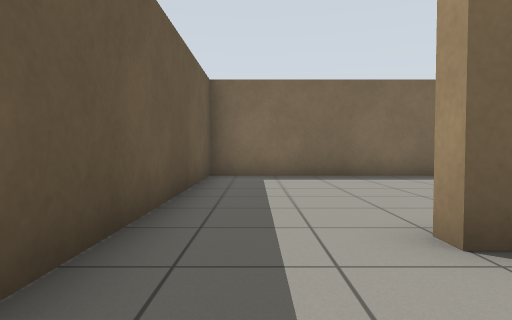
View 1 (above)

13 first-person views from a walk through a Gazebo world. The camera is 0.72 m above the floor, tilts 2° down and sees 75° across. The floor is counted in squares, 1 m on a side. Each view is taken from the middle of a square. On the plan, view 1 faces up. The plan holds only what a view shows up to about 10 squares ahead; the rest is blank.

View 2
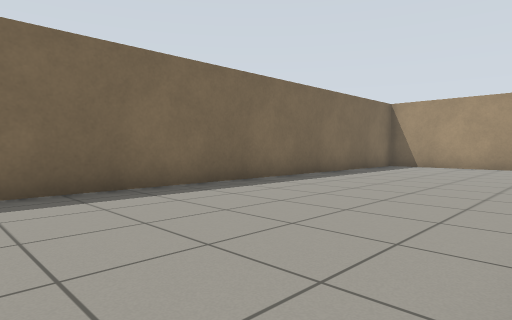

View 3
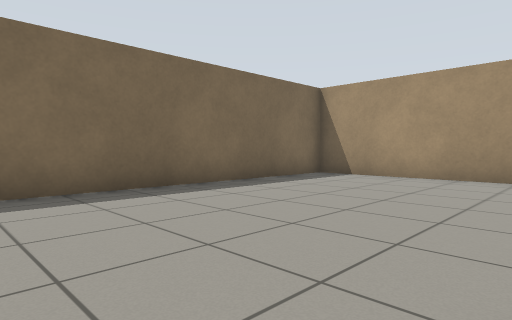

View 4
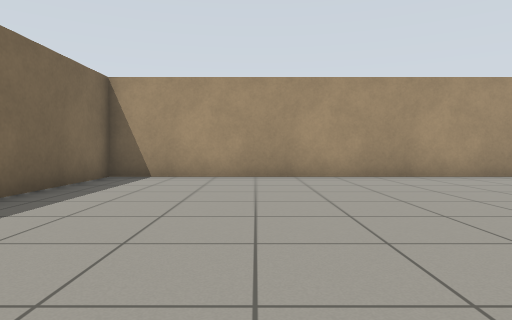

View 5
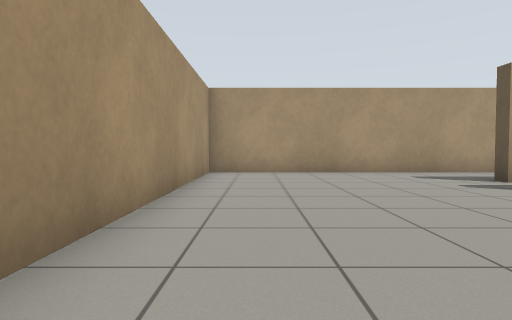

View 6
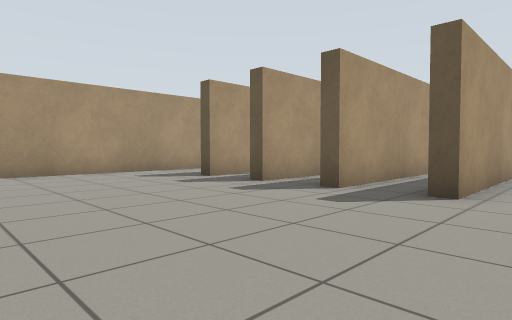

View 7
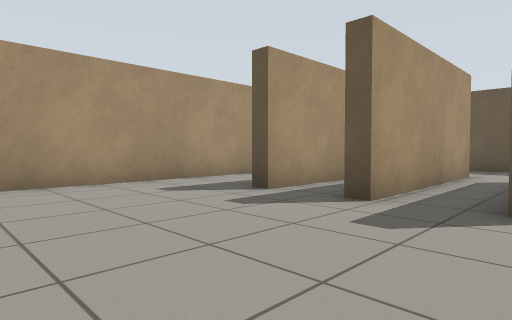

View 8
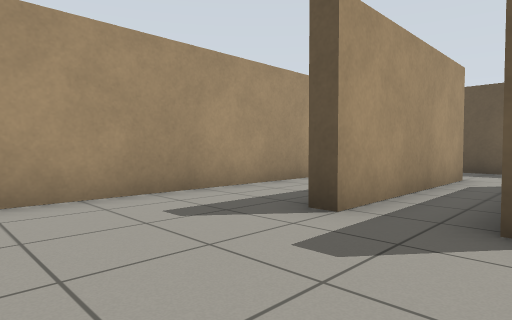

View 9
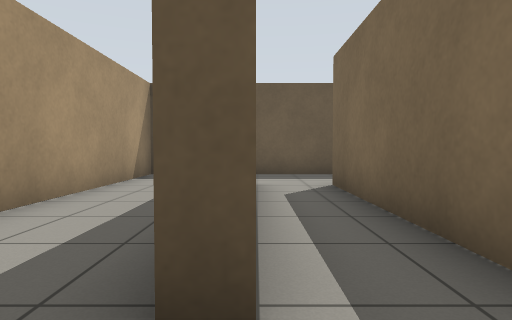

View 10
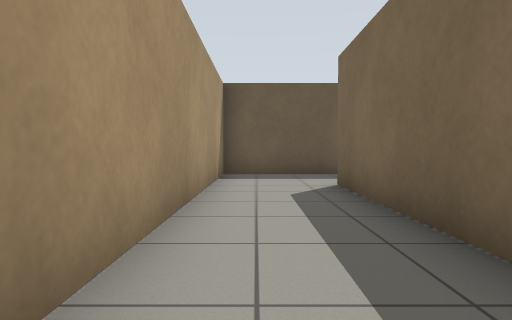

View 11
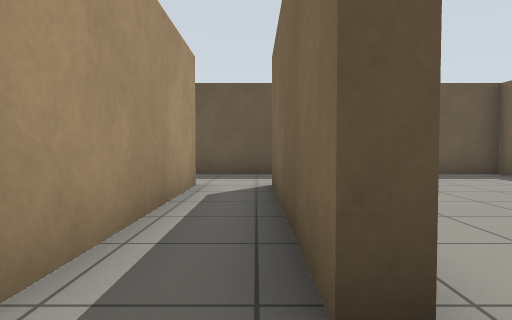

View 12
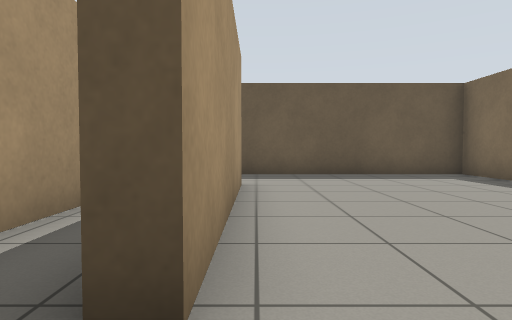

View 13
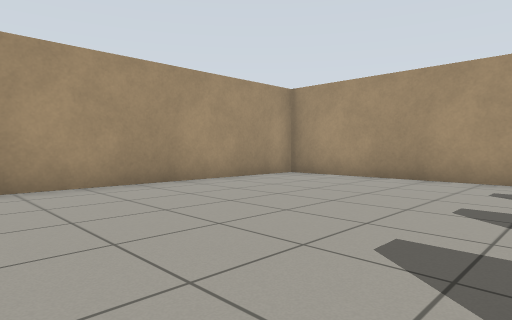

### Floor plan
Points are (right, up) in squares from view 1. A wall is a line through its corners. A room is listed if a view was taken in it or the views show most of it. See-through windows are left out.
Room 1 (views 1, 2, 3, 4, 5, 6, 7, 8, 9, 10, 11, 12, 13)
walls: (6.7, 2.3) (1.5, 2.3) (1.5, 2.7) (6.7, 2.7) (6.7, 2.3); (6.1, -1.5) (1.4, -1.5); (6, -3.4) (1.4, -3.4); (1.4, 0.8) (6.7, 0.8) (6.7, 0.4); (1.4, -1.1) (6.7, -1.1) (6.7, -1.5); (1.4, -3) (6.7, -3) (6.7, -3.5); (13.4, 8.7) (-1.2, 8.7) (-1.2, -5.9) (13.4, -5.9) (13.4, 8.7)

Positions as (right, up) in squares from view 1, and headings:
1: (0, 0), facing up
2: (0, 3), facing up-right
3: (5, 3), facing up-right
4: (5, 5), facing right
5: (12, 4), facing down
6: (12, 4), facing down-left
7: (11, 1), facing down-left
8: (10, -1), facing down-left
9: (8, -3), facing left
10: (8, -5), facing left
11: (8, 2), facing left
12: (8, 3), facing left
13: (7, 2), facing down-right
